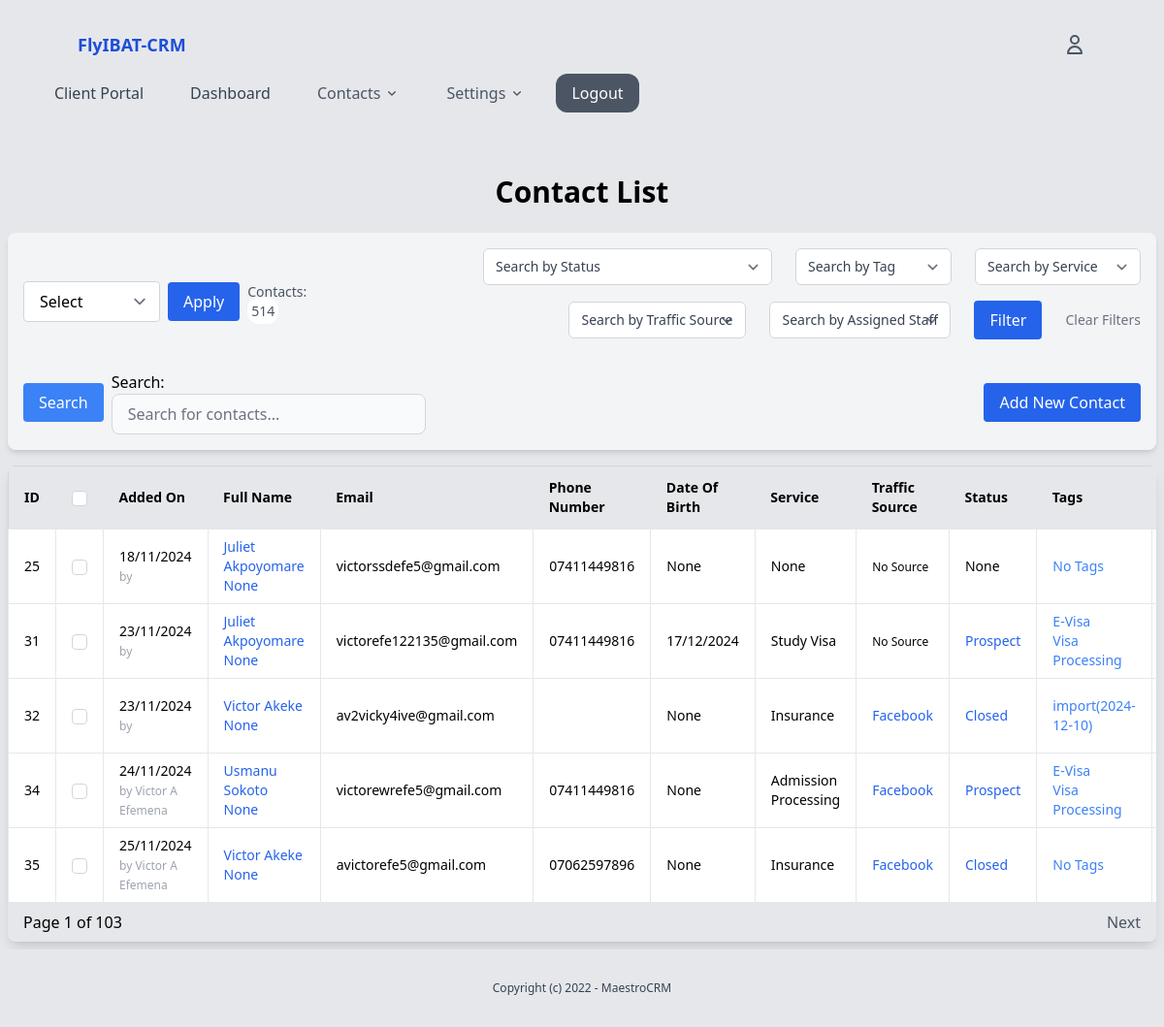
Screenshot of /contacts/contact-query/ (signed in) with the database file from the repository.
### contacts/models.py (models this page shows, shortened)
class Contact(models.Model):
    user = models.OneToOneField(User, on_delete=models.SET_NULL, related_name='contact', null=True, blank=True)
    first_name = models.CharField(max_length=150, blank=True, null=True)
    middle_name = models.CharField(max_length=100, blank=True, null=True)
    last_name = models.CharField(max_length=150, blank=True, null=True)
    email = models.EmailField(blank=True, null=True)
    phone_number = models.CharField(max_length=15, blank=True)
    gender = models.CharField(max_length=10, choices=[('M', 'Male'), ('F', 'Female')], blank=True)
    marital_status = models.CharField(max_length=20, choices=[('Single', 'Single'), ('Married', 'Married'), ('Divorced', 'Divorced'), ('Widowed', 'Widowed'), ('Other', 'Other')], blank=True)
    date_of_birth = models.DateTimeField(blank=True, null=True)
    address_line1 = models.CharField(max_length=255, blank=True, null=True)
    address_line2 = models.CharField(max_length=255, blank=True, null=True)
    city = models.CharField(max_length=100, blank=True, null=True)
    state = models.CharField(max_length=100, blank=True, null=True)
    country = models.CharField(max_length=50, blank=True, null=True)
    postal_code = models.CharField(max_length=20, blank=True, null=True)
    services = models.ForeignKey(Service, on_delete=models.SET_NULL, null=True, blank=True, related_name='contacts')
    status = models.ForeignKey(Status, on_delete=models.SET_NULL, related_name='contacts', null=True, blank=True)
    tags = models.ManyToManyField(Tag, blank=True, related_name='contacts')
    assigned_staff = models.ForeignKey(User, on_delete=models.SET_NULL, null=True, blank=True, related_name='assigned_contacts')
    traffic_source = models.ForeignKey(TrafficSource, on_delete=models.SET_NULL, null=True, blank=True, related_name='traffic_source_contact')
    new_or_old = models.CharField(max_length=20, choices=[('New', 'New'), ('Old', 'Old')], blank=True) #Can help in scheduling follow-ups or communications.
    referred_by = models.ForeignKey(User, on_delete=models.SET_NULL, null=True, related_name='referee_contacts')
    preferred_contact_method = models.CharField(max_length=20, choices=[('Email', 'Email'), ('Phone', 'Phone'), ('Text', 'Text'), ('Mail', 'Mail')], blank=True) #Helps in choosing how to best reach the contact.
    contact_frequency = models.CharField(max_length=20, choices=[('Daily', 'Daily'), ('Weekly', 'Weekly'), ('Monthly', 'Monthly'), ('On Demand', 'On Demand')], blank=True) #Can help in scheduling follow-ups or communications.
    created_by = models.ForeignKey(User, on_delete=models.SET_NULL, null=True, related_name='created_contacts')
    created_at = models.DateTimeField(auto_now_add=True)
    modified_at = models.DateTimeField(auto_now=True) #Can be used to track last contacted
    updated_by = models.ForeignKey(User, on_delete=models.SET_NULL, null=True, related_name='updated_contacts')
    close_date = models.DateTimeField(blank=True, null=True)
    custom_field_1 = models.CharField(max_length=255, blank=True, null=True)#Depending on business needs, might have specific data points to track. This could be expanded with more fields or dynamically through a generic foreign key to a custom field model.
    marketing_consent = models.BooleanField(default=False, help_text="Has this contact consented to marketing communications?")
    gdpr_compliant = models.BooleanField(default=False, help_text="Is this contact GDPR compliant?")

### settings/models.py (models this page shows)
class Service(models.Model):
    name = models.CharField(max_length=50, unique=True)  # e.g., 'Active', 'Inactive', 'Pending'
    def __str__(self):
        return self.name

class Status(models.Model):
    name = models.CharField(max_length=50, unique=True)  # e.g., 'Active', 'Inactive', 'Pending'
    def __str__(self):
        return self.name
    class Meta:
        verbose_name_plural = "Statuses"

class Tag(models.Model):
    name = models.CharField(max_length=50, unique=True)
    category = models.ForeignKey(TagCategory, on_delete=models.SET_NULL, null=True, blank=True, related_name='segments')
    def __str__(self):
        return self.name

class TrafficSource(models.Model):
    name = models.CharField(max_length=50, unique=True)  # e.g., 'Active', 'Inactive', 'Pending'
    def __str__(self):
        return self.name

### contacts/views.py (the view, shortened to what this page needs)
# urls.py: path('contact-query/', views.search_contact, name='search_contact'),
@login_required
def search_contact(request):
    contacts = Contact.objects.select_related('user').all()
    form = ContactCreationForm
    filter_form = ContactFilterForm(request.GET)
    search_form = ContactSearchForm(request.GET or None)
    query = request.GET.get('query', '').strip()
    paginator = Paginator(contacts, 5)  # Show 5 contacts per page
    page_number = request.GET.get('page')
    page_contacts = paginator.get_page(page_number)
    context = {
        'search_form': search_form,
        'form': form,
        'contacts': page_contacts,  # Paginated results
        'query': query,
        'filter_form' : filter_form
    }
    return render(request, 'contact/contact_list.html', context)

### contacts/forms.py
class ContactSearchForm(forms.Form):
    query = forms.CharField(
        label='Search',
        max_length=255,
        required=False,
        widget=forms.TextInput(attrs={
            'class': 'w-full py-2 px-4 border border-gray-300 rounded-lg bg-gray-50 focus:outline-none focus:ring-2 focus:ring-gray-300',
            'placeholder': 'Search for contacts...'
        })
    )

### core/context_processors.py (called while the page is built)
def user_roles(request):
    if request.user.is_authenticated:
        groups = request.user.groups.values_list('name', flat=True)
        return {'user_roles': groups}
    return {}

### contacts/templates/contact/contact_list.html (shortened to what this page needs)
{% extends 'core/base.html' %}
{% block content %}
<div class="p-2 w-full mx-auto mt-10">
    <h2 class="text-3xl font-bold mb-6 text-center">Contact List</h2>
    <div class="bg-gray-100 rounded-lg shadow-md p-4 mb-4">
        <div class="flex flex-col md:flex-row justify-between items-center gap-2">
            <form>
                <div class="w-full md:w-auto flex items-center space-x-2">
                    <select name="action" class="px-4 py-2 border border-gray-300 rounded">
                        <option value="">Select</option>
                    </select>
                    <button type="submit" class="bg-blue-600 hover:bg-blue-700 text-white px-4 py-2 rounded">
                        Apply
                    </button>
                    <div class="text-sm text-gray-600">Contacts: <span class="bg-white p-1 rounded-xl">
                        {{contacts.paginator.count}}</span>
                    </div>
                </div>
            </form>
            <form action="{% url 'filter_contact' %}" class="flex justify-end flex-wrap gap-4 mb-4 w-full md:w-auto flex items-center space-x-2">
                {{ filter_form.as_p }}
                <button type="submit" class="bg-blue-600 hover:bg-blue-700 text-white px-4 py-2 rounded">Filter</button>
                <a href="{% url 'contact_list' %}" class="text-sm text-gray-500 hover:text-blue-500">Clear Filters</a>
            </form>
        </div>
        <div class="flex items-center justify-between mt-4">
            <form method="get" action="{% url 'search_contact' %}" class="flex items-center space-x-2">
                <button type="submit" class="bg-blue-500 hover:bg-blue-600 text-white px-4 py-2 rounded">Search</button>
                {{ search_form.as_p|safe }}
            </form>
            <a href="{% url 'add_contact' %}" class="bg-blue-600 hover:bg-blue-700 text-white px-4 py-2 rounded">Add New
                Contact</a>
        </div>
    </div>
    <div class="overflow-x-auto shadow-lg rounded-lg mt-4">
        <table class="min-w-full bg-white border border-gray-300">
            <thead class="bg-gray-200 text-sm font-semibold text-left">
                <tr>
                    <th class="px-4 py-3 w-40">ID</th>
                    <th class="px-4 py-3 w-12">
                        <input id="select-all" type="checkbox" class="rounded border-gray-300">
                    </th>
                    <th class="px-4 py-3 w-40">Added On</th>
                    <th class="px-4 py-3 w-60">Full Name</th>
                    <th class="px-4 py-3 w-40">Email</th>
                    <th class="px-4 py-3 w-40">Phone Number</th>
                    <th class="px-4 py-3 w-40">Date Of Birth</th>
                    <th class="px-4 py-3 w-40">Service</th>
                    <th class="px-4 py-3 w-60">Traffic Source</th>
                    <th class="px-4 py-3 w-40">Status</th>
                    <th class="px-4 py-3 w-40">Tags</th>
                    <th class="px-4 py-3 w-60">Assigned Staff</th>
                </tr>
            </thead>
            <tbody class="text-sm">
                {% for contact in contacts %}
                <tr class="hover:bg-gray-50 transition duration-200">
                    <td class="border px-4 py-2">{{ contact.id }}</td>
                    <td class="border px-4 py-2">
                        <input type="checkbox" name="selected_contacts" value="{{ contact.id }}"
                            class="rounded border-gray-300">
                    </td>
                    <td class="border px-4 py-2">{{ contact.created_at|date:"d/m/Y" }}<br>
                        <span class="text-gray-400 text-xs">by {{ contact.created_by.get_full_name }}</span>
                    </td>
                    <td class="border px-4 py-2">
                        <a href="{% url 'contact_detail' contact.id %}" class="text-blue-600 hover:underline">{{contact.user.first_name }} {{ contact.user.last_name }} {{contact.first_name}} </a>
                    </td>
                    <td class="border px-4 py-2">{{ contact.user.email }}</td>
                    <td class="border px-4 py-2">{{ contact.phone_number }}</td>
                    <td class="border px-4 py-2">{{ contact.date_of_birth|date:"d/m/Y"|default:'None' }}</td>
                    <td class="border px-4 py-2">{{ contact.services }}</td>
                    <td class="border px-4 py-2">
                        {% if contact.traffic_source %}
                        <a href="{% url 'contacts_by_traffic_source' contact.traffic_source.id %}"
                            class="text-blue-600 hover:underline">{{ contact.traffic_source.name }}</a>
                        {% else %}
                        <span class="text-xs">No Source</span>
                        {% endif %}
                    </td>
                    <td class="border px-4 py-2">
                        {% if contact.status %}
                        <a href="{% url 'contacts_by_status' contact.status.id %}"
                            class="text-blue-600 hover:underline">{{ contact.status }}</a>
                        {% else %}
                        <span>None</span>
                        {% endif %}
                    </td>
                    <td class="border px-4 py-2 text-blue-500">
                        {% for tag in contact.tags.all %}
                         <span class="tagStyle">
                        <a href="{% url 'contacts_by_tag' tag.id %}" class="hover:underline block">{{ tag.name }}</a>
                         </span>
                        {% empty %}
                        <span>No Tags</span>
                        {% endfor %}
                    </td>
                    <td class="border px-4 py-2">
                    </td>
                </tr>
                {% empty %}
                <tr>
                    <td colspan="14" class="py-4 text-center">No contacts found.</td>
                </tr>
                {% endfor %}
            </tbody>
        </table>
        <div class="bg-gray-200 px-4 py-2 flex justify-between items-center">
            <span>Page {{ contacts.number }} of {{ contacts.paginator.num_pages }}</span>
            <div>
                {% if contacts.has_next %}
                <a href="?page={{ contacts.next_page_number }}{% if query %}&query={{ query }}{% endif %}"
                    class="text-gray-600 hover:text-blue-600 hover:underline ml-4">Next</a>
                {% endif %}
            </div>
        </div>
    </div>
</div>
{% endblock %}

### rows the page displays
Contact: id "25", created_at "18/11/2024", user.first_name "Juliet", user.last_name "Akpoyomare", first_name "None", user.email "victorssdefe5@gmail.com", phone_number "07411449816", date_of_birth "None", services "None", shows "No Source"
Contact: id "31", created_at "23/11/2024", user.first_name "Juliet", user.last_name "Akpoyomare", first_name "None", user.email "victorefe122135@gmail.com", phone_number "07411449816", date_of_birth "17/12/2024", services "Study Visa", shows "No Source", status "Prospect"
Tag: name "E-Visa"
Tag: name "Visa Processing"
Contact: id "32", created_at "23/11/2024", user.first_name "Victor", user.last_name "Akeke", first_name "None", user.email "av2vicky4ive@gmail.com", date_of_birth "None", services "Insurance", traffic_source.name "Facebook", status "Closed"
Tag: name "import(2024-12-10)"
Contact: id "34", created_at "24/11/2024", created_by.get_full_name "Victor A Efemena", user.first_name "Usmanu", user.last_name "Sokoto", first_name "None", user.email "victorewrefe5@gmail.com", phone_number "07411449816", date_of_birth "None", services "Admission Processing", traffic_source.name "Facebook", status "Prospect"
Contact: id "35", created_at "25/11/2024", created_by.get_full_name "Victor A Efemena", user.first_name "Victor", user.last_name "Akeke", first_name "None", user.email "avictorefe5@gmail.com", phone_number "07062597896", date_of_birth "None", services "Insurance", traffic_source.name "Facebook", status "Closed"

### other values shown
{{ contacts.paginator.count }} "514"
{{ contacts.number }} "1"
{{ contacts.paginator.num_pages }} "103"
